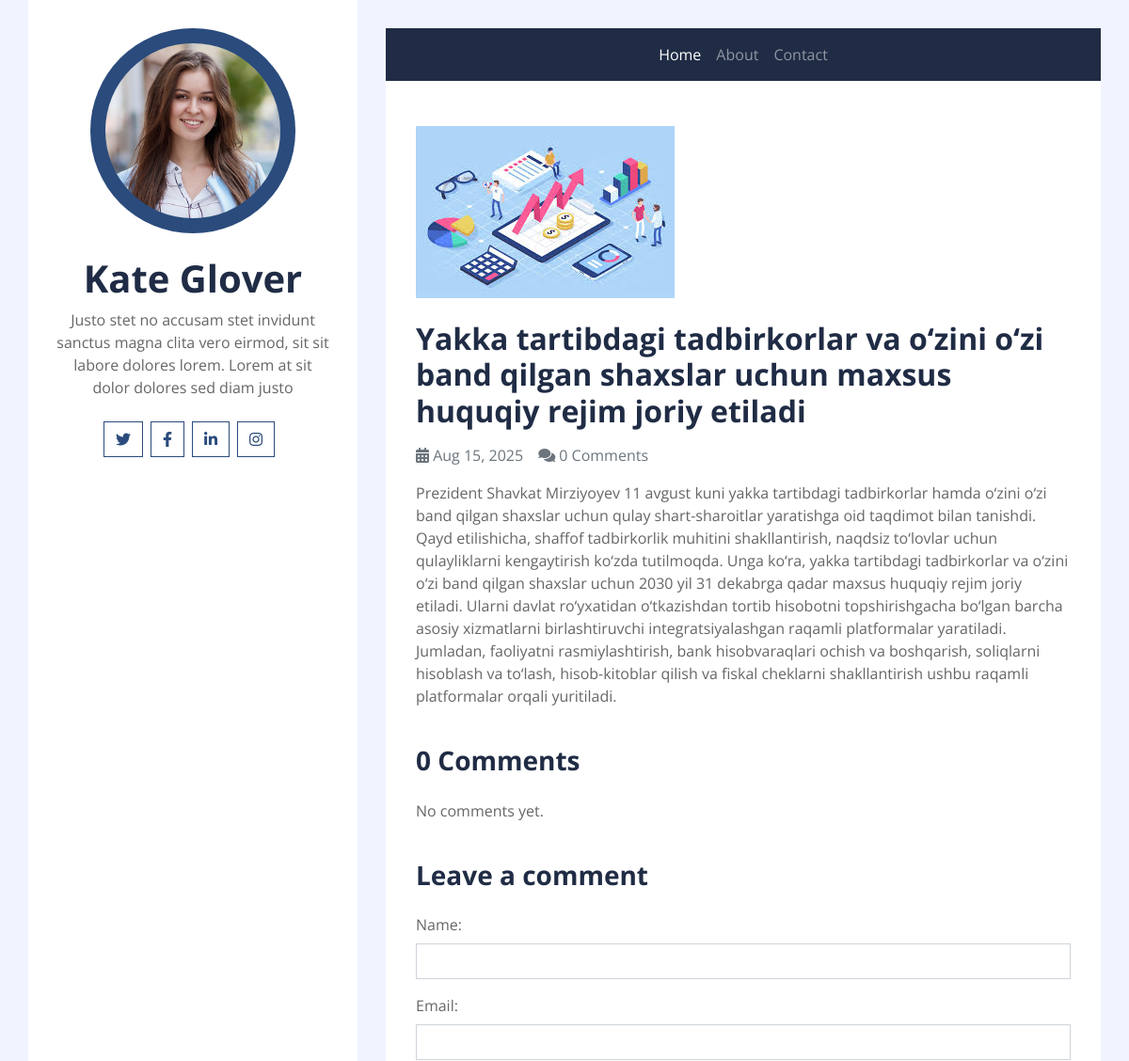
The page /detail/8/ (upper part) on the database as committed earlier.
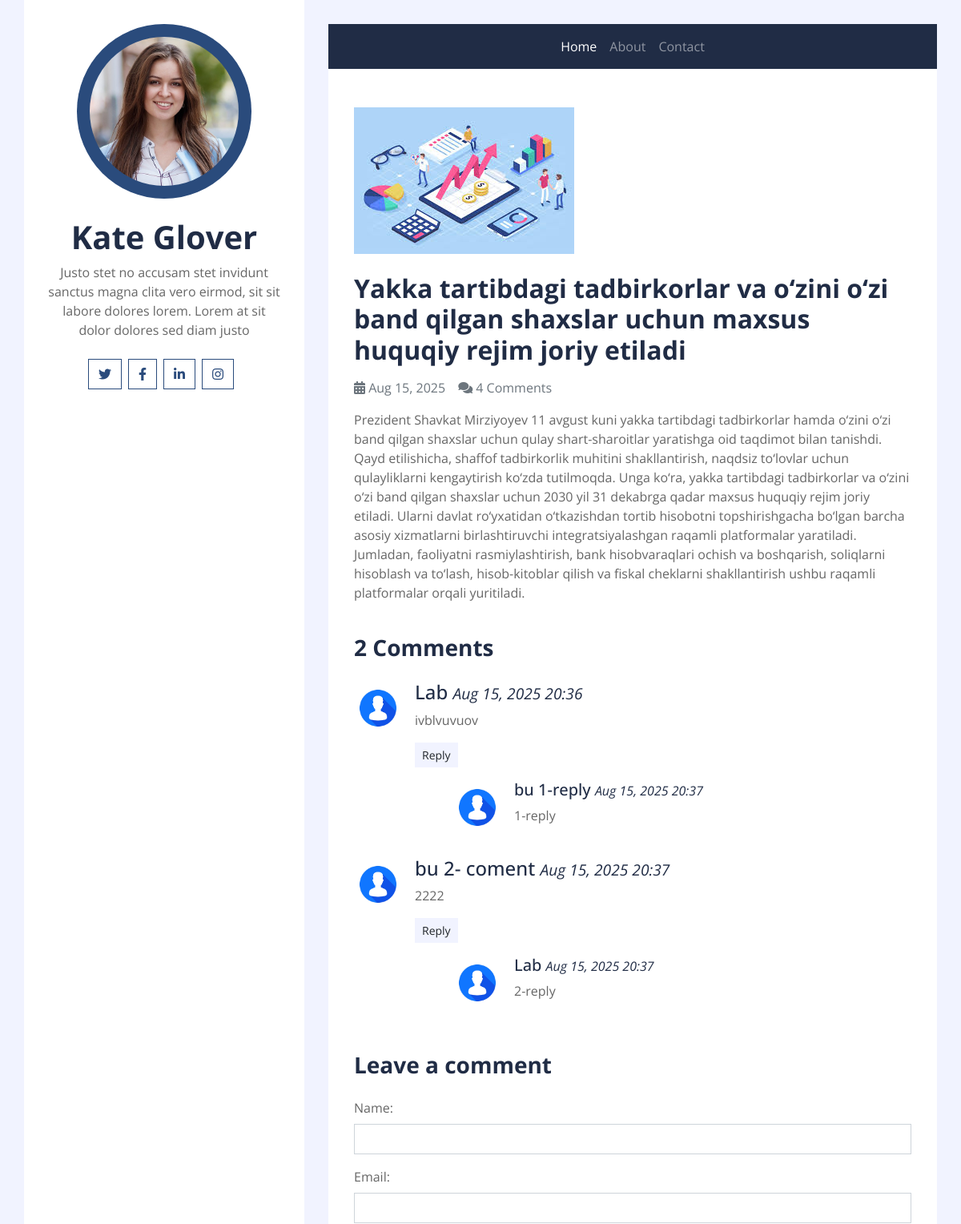
The same page on the database as committed later.
### postapp/models.py (models this page shows, shortened)
class Post(models.Model):
    title= models.CharField(max_length=200)
    body = models.TextField()
    image= models.FileField(upload_to='images/')
    created_at = models.DateTimeField(auto_now_add=True)
    class Meta:
        app_label = 'postapp'
        ordering=['-created_at']

class Comment(models.Model):
    post=models.ForeignKey(Post, on_delete=models.CASCADE, related_name='comments')
    name=models.CharField(max_length=200)
    email=models.EmailField(max_length=200)
    wibesite=models.CharField(max_length=200, blank=True, null=True)
    createt_at=models.DateTimeField(auto_now_add=True)
    message= models.TextField()
    parent= models.ForeignKey('Comment', on_delete=models.CASCADE, related_name='replies', blank=True, null=True)
    image= models.FileField(upload_to='comment_image', default='comment_image/user.png')
    @property
    def getReplies(self):
        return Comment.objects.filter(parent=self).order_by('-createt_at')

### postapp/views.py (the view, shortened to what this page needs)
# urls.py: path('detail/<int:pk>/', GetPost, name='post_detail'),
def GetPost(request, pk):
    template_name = 'postapp/detail.html'
    post = Post.objects.get(pk=pk)
    comments = post.comments.filter(parent__isnull=True)  # faqat asosiy commentlar
    comment_form = CommentForm()
    context = {
        "post": post,
        'comment_form': comment_form,
        'comments': comments
    }
    return render(request, template_name, context)

### postapp/forms.py
class CommentForm(forms.ModelForm):
    class Meta:
        model=Comment
        fields=['name','email','wibesite', 'message' ]
    def __init__(self,*args, **kwargs):
        super(CommentForm, self).__init__(*args, **kwargs)
        for name, field in self.fields.items():
            field.widget.attrs.update({'class':'form-control'})

### templates/postapp/detail.html (shortened to what this page needs)
{% extends "base.html" %}
{% load static %}
{% block content %}
<div class="container py-5 px-2 bg-white">
    <div class="row px-4">
        <div class="col-12">
            {% if post.image %}
                <img class="img-fluid mb-4" src="{{ post.image.url }}" alt="Image">
            {% endif %}
            <h2 class="mb-3 font-weight-bold">{{ post.title }}</h2>
            <div class="d-flex">
                <p class="mr-3 text-muted"><i class="fa fa-calendar-alt"></i> {{ post.created_at|date:'M d, Y' }}</p>
                <p class="mr-3 text-muted"><i class="fa fa-comments"></i> {{ post.comments.count }} Comment{{ post.comments.count|pluralize }}</p>
            </div>
            <p>{{ post.body }}</p>
        </div>
        <div class="col-12 py-4">
            <h3 class="mb-4 font-weight-bold">{{ comments.count }} Comment{{ comments.count|pluralize }}</h3>
            {% for comment in comments %}
                <div class="media mb-4">
                    <img src="{{ comment.image.url }}" alt="Image" class="mr-3 mt-1 rounded-circle" style="width:60px;">
                    <div class="media-body">
                        <h4>{{ comment.name }} <small><i>{{ comment.createt_at|date:"M d, Y H:i" }}</i></small></h4>
                        <p>{{ comment.message }}</p>
                        <button class="btn btn-sm btn-light reply-btn" data-comment-id="{{ comment.id }}">Reply</button>
                        {% for reply in comment.getReplies %}
                            <div class="media mt-3 ml-5">
                                <img src="{{ reply.image.url }}" alt="Image" class="mr-3 mt-1 rounded-circle" style="width:60px;">
                                <div class="media-body">
                                    <h5>{{ reply.name }} <small><i>{{ reply.createt_at|date:"M d, Y H:i" }}</i></small></h5>
                                    <p>{{ reply.message }}</p>
                                </div>
                            </div>
                        {% endfor %}
                    </div>
                </div>
            {% empty %}
                <p>No comments yet.</p>
            {% endfor %}
        </div>
        <div class="col-12">
            <h3 class="mb-4 font-weight-bold">Leave a comment</h3>
            <form method="post" enctype="multipart/form-data">
                {{ comment_form.as_p }}
            </form>
        </div>
    </div>
</div>
{% endblock content %}

### templates/base.html (shortened to what this page needs)
{% load static %}
<!DOCTYPE html>
<html lang="en">
<head>
    <link href="https://cdnjs.cloudflare.com/ajax/libs/font-awesome/5.10.0/css/all.min.css" rel="stylesheet">
    <link href="{% static 'css/style.css' %}" rel="stylesheet">
</head>
<body>
    <div class="wrapper">
        <div class="sidebar">
            <div class="sidebar-text d-flex flex-column h-100 justify-content-center text-center">
                <img class="mx-auto d-block w-75 bg-primary img-fluid rounded-circle mb-4 p-3" src="img/profile.jpg" alt="Image">
                <h1 class="font-weight-bold">Kate Glover</h1>
                <p class="mb-4">
                    Justo stet no accusam stet invidunt sanctus magna clita vero eirmod, sit sit labore dolores lorem. Lorem at sit dolor dolores sed diam justo
                </p>
                <div class="d-flex justify-content-center mb-5">
                    <a class="btn btn-outline-primary mr-2" href="#"><i class="fab fa-twitter"></i></a>
                    <a class="btn btn-outline-primary mr-2" href="#"><i class="fab fa-facebook-f"></i></a>
                    <a class="btn btn-outline-primary mr-2" href="#"><i class="fab fa-linkedin-in"></i></a>
                    <a class="btn btn-outline-primary mr-2" href="#"><i class="fab fa-instagram"></i></a>
                </div>
            </div>
        </div>
        <div class="content">
            {% include "navbar.html" %}
            {% block content %}
            {% endblock content %}
        </div>
    </div>
</body>
</html>

### templates/navbar.html (shortened to what this page needs)
{% load static %}
<div class="container p-0">
    <nav class="navbar navbar-expand-lg bg-secondary navbar-dark">
        <div class="collapse navbar-collapse justify-content-between" id="navbarCollapse">
            <div class="navbar-nav m-auto">
                <a href="{% url 'post_all' %}" class="nav-item nav-link active">Home</a>
                <a href="about.html" class="nav-item nav-link">About</a>
                <a href="contact.html" class="nav-item nav-link">Contact</a>
            </div>
        </div>
    </nav>
</div>

### templates/footer.html (shortened to what this page needs)
{% load static %}

Rows that differ between the two databases and show on the page:
computed for Post: comments.count "0" → "4"
added Comment: image (placeholder picture), name "Lab", createt_at "Aug 15, 2025 20:36", message "ivblvuvuov", shown under "2 Comments"
added Comment: image (placeholder picture), name "bu 1-reply", createt_at "Aug 15, 2025 20:37", message "1-reply", shown under "Lab"
added Comment: image (placeholder picture), name "bu 2- coment", createt_at "Aug 15, 2025 20:37", message "2222", shown under "2 Comments"
added Comment: image (placeholder picture), name "Lab", createt_at "Aug 15, 2025 20:37", message "2-reply", shown under "bu 2- coment"
Other text that changed with them:
{{ comments.count }}: "0" → "2"
text no longer shown: "No comments yet."
